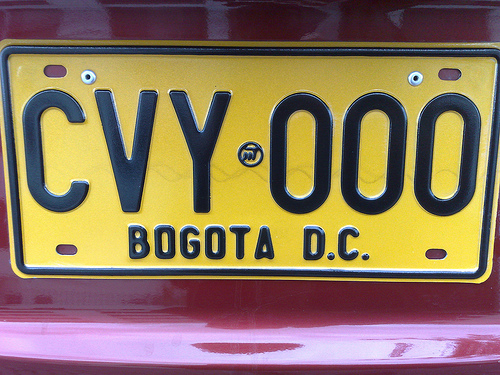
#> input picture placa.jpg, 500 x 375 px, given in place of the camera
$ python otro.py
#> lines starting #> are read from the running program, lines starting #| are printed output that depends on the picture; after the words box and inside, x2 and y2 are one past the last pixel; in counts of white or black regions, pixels touching at a corner belong together
import numpy as np
import cv2
img = cv2.VideoCapture(2)
while(True):
    ret, img = img.read()#cargar realtime
#> img is the input picture: shape (375, 500, 3); mean B, G, R 93.2, 121, 144
    imgray = cv2.cvtColor(img, cv2.COLOR_BGR2GRAY)
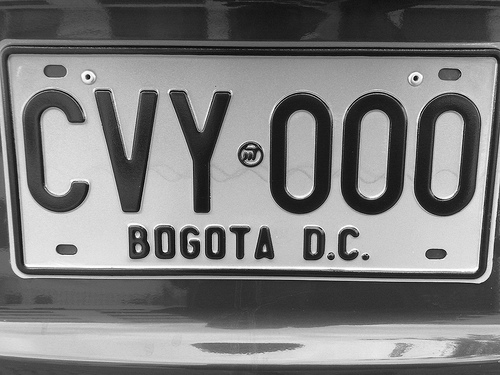
#> imgray: shape (375, 500); min 0, max 255, mean 124.7
    ret, thresh = cv2.threshold(imgray, 127, 255, 0)
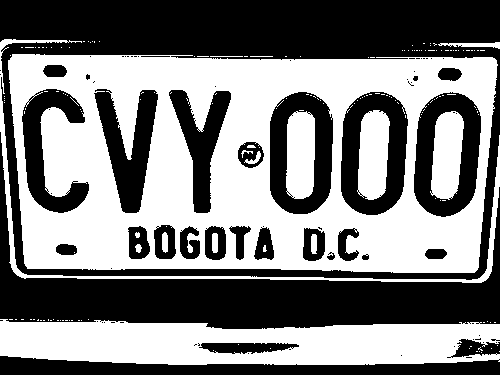
#> thresh: shape (375, 500); 49.6% white; 171 white regions (153 under 20 px)
    contours, hierarchy = cv2.findContours(thresh, cv2.RETR_TREE, cv2.CHAIN_APPROX_NONE)
#> contours = 311 contours, 274 with area under 20; largest, box (x1, y1, x2, y2) and area: (8, 54, 498, 273) 99784, (0, 319, 500, 365) 18178, (340, 91, 409, 216) 7148, (413, 91, 482, 218) 7055, (269, 91, 334, 215) 6881

    cv2.drawContours(img, contours, -1, (0, 255, 0), 3)
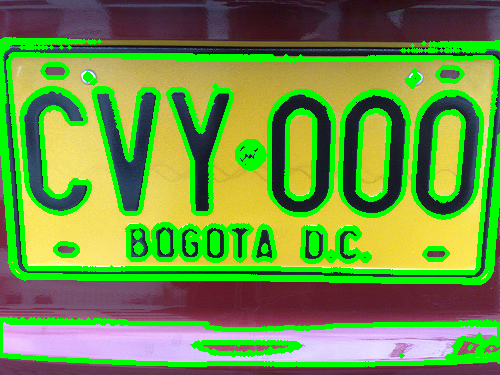
#> img: shape (375, 500, 3); mean B, G, R 67.6, 149.7, 109.5
    cv2.drawContours(imgray, contours, -1, (0, 255, 0), 3)
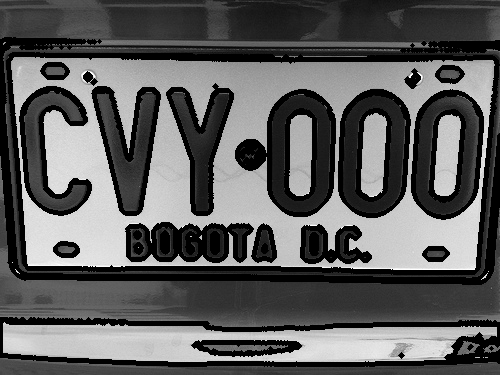
#> imgray: shape (375, 500); min 0, max 255, mean 93.3

    cv2.imshow('Image', img)
    cv2.imshow('Image GRAY', imgray)
    cv2.waitKey(0)
    cv2.destroyAllWindows()
    if cv2.waitKey(1) & 0xFF == ord('q'):
#> (key q is pressed here)
        break
#> (the run stopped early here; a loop or call above may not have finished)
